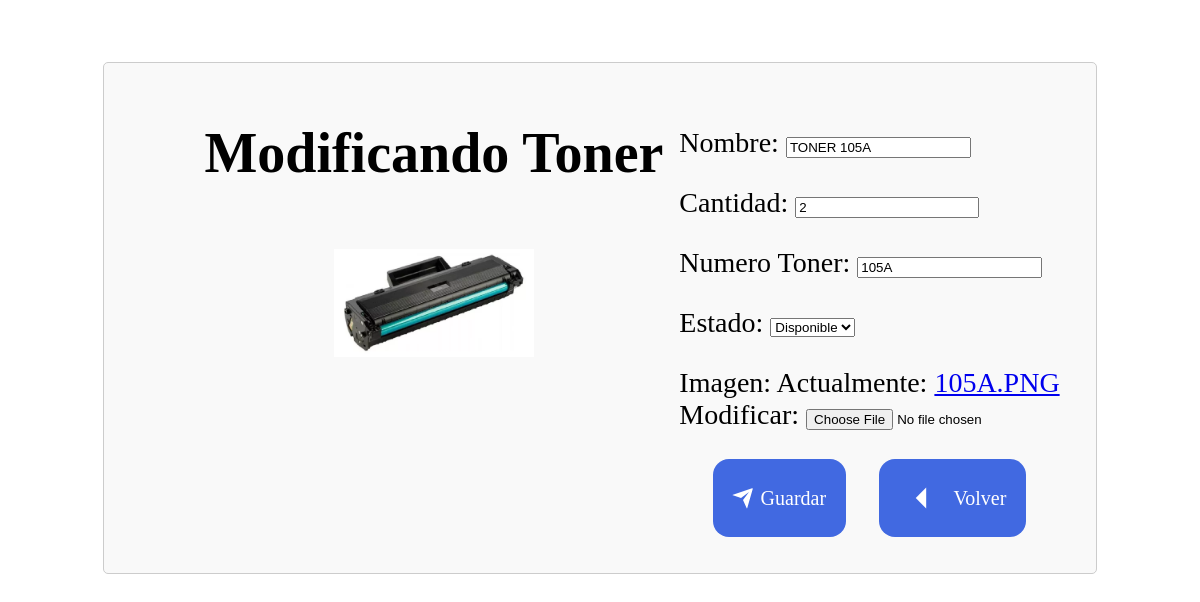
The app's page /ED_Tonner/10/, older data.
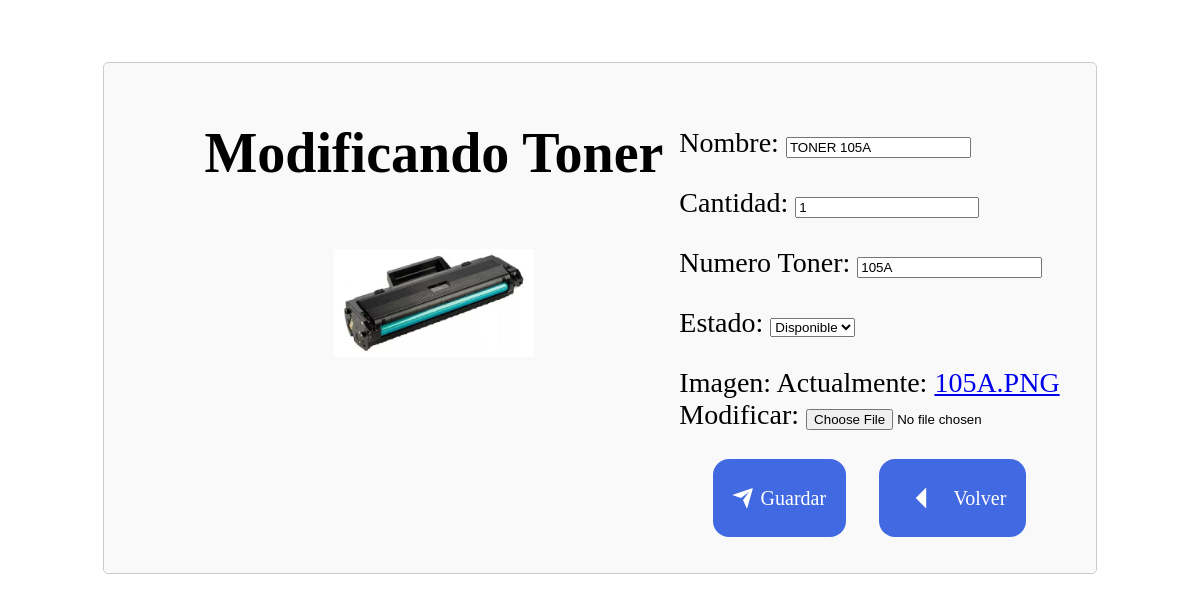
The same page, newer data.
### Datos/models.py (models this page shows, shortened)
class Tonner(models.Model):
    ESTADO_T = [
        ('Disponible', 'Disponible'),
    ]
    nombre = models.CharField(max_length=50)
    cantidad = models.PositiveBigIntegerField()
    Numero_Toner = models.CharField(max_length=20)
    Estado = models.CharField(max_length=10, choices=ESTADO_T, default='Disponible')
    imagen = models.ImageField()

### Datos/views.py (the view)
# urls.py: path('ED_Tonner/<int:producto_id>/', views.Editar_Tonner, name='ED_Tonner'),
def Editar_Tonner(request, producto_id):
    producto = get_object_or_404(Tonner, pk=producto_id)
    if request.method == 'POST':
        form = FormTonner(request.POST, request.FILES, instance=producto)
        if form.is_valid():
            form.save()
            return redirect('L_Tonner')
    else:
        form = FormTonner(instance=producto)
    return render(request, 'vista/editar_tonner.html', {'form': form})

### Datos/forms.py
class FormTonner(forms.ModelForm):
    class Meta:
        model = Tonner
        fields = '__all__'

### Datos/templates/vista/Editar_Tonner.html (shortened to what this page needs)
{% block content %}
{% load static %}
<div class="product-edit" style="text-align: start; font-size: 28px;">
  <h1 style="padding-left: 5rem;">
    <center>
      Modificando Toner
      <br>
      <br>
      <img src="{{ form.instance.imagen.url }}" style="width: 200px;">
    </center>
  </h1>
  <form method="post" class="edit-form" style="margin: 1rem;">
    {{ form.as_p }}
    <div style="display: flex; justify-content: space-evenly;">
      <button class="botons" type="submit">
        <div class="svg-wrapper-1">
          <div class="svg-wrapper">
            <svg xmlns="http://www.w3.org/2000/svg" viewBox="0 0 24 24" width="24" height="24">
              <path fill="none" d="M0 0h24v24H0z"></path>
              <path fill="currentColor"
                d="M1.946 9.315c-.522-.174-.527-.455.01-.634l19.087-6.362c.529-.176.832.12.684.638l-5.454 19.086c-.15.529-.455.547-.679.045L12 14l6-8-8 6-8.054-2.685z">
              </path>
            </svg>
          </div>
        </div>
        <span>Guardar</span>
      </button>
      <a class="botton button" href="{% url 'L_Tonner' %}" style="text-decoration: none;">
        <div class="svg-wrapper-1">
          <div class="svg-wrapper">
            <svg xmlns="http://www.w3.org/2000/svg" width="50" height="50" viewBox="0 0 24 24">
              <path d="M14 7l-5 5 5 5V7z" fill="#ffffff" />
            </svg>
          </div>
        </div>
        <span>Volver</span>
      </a>
    </div>
  </form>
</div>
{% endblock %}

Row changes from the older to the newer data that the page shows:
changed Tonner "TONER 105A": cantidad "2" → "1"
